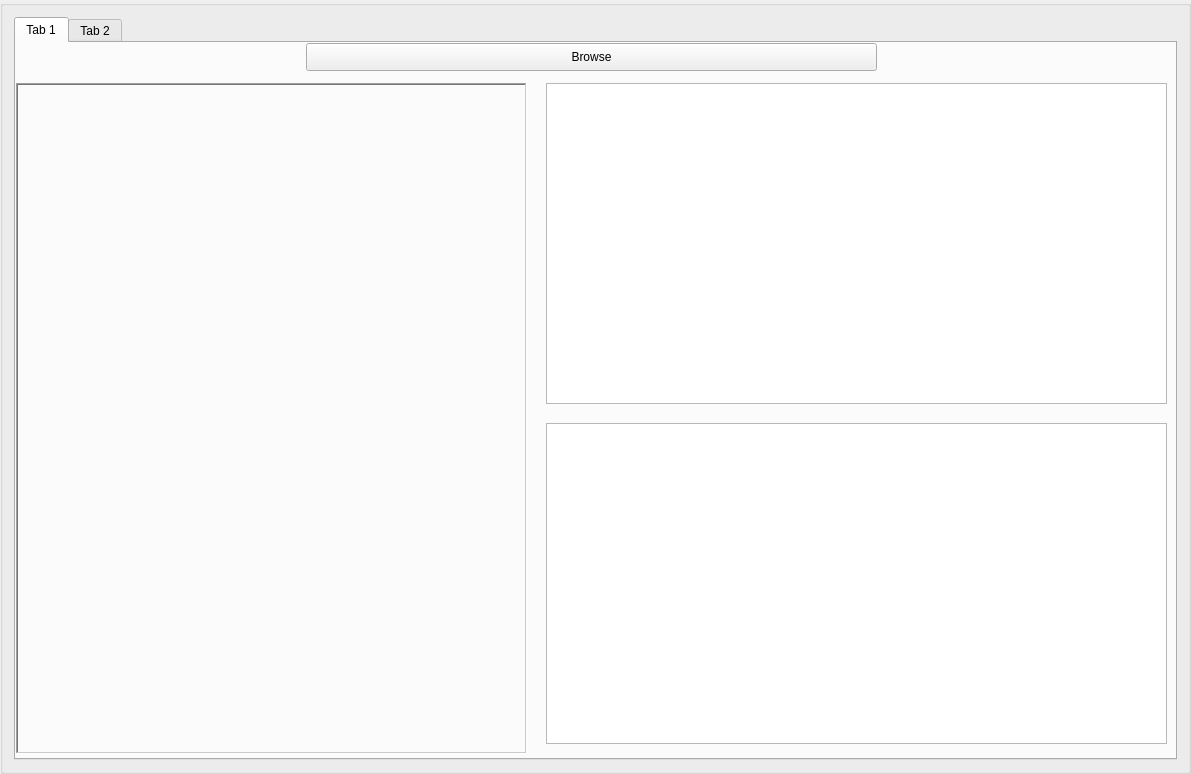
<?xml version="1.0" encoding="UTF-8"?>
<ui version="4.0">
 <class>GroupBox</class>
 <widget class="QGroupBox" name="GroupBox">
  <property name="geometry">
   <rect>
    <x>0</x>
    <y>0</y>
    <width>1191</width>
    <height>774</height>
   </rect>
  </property>
  <property name="windowTitle">
   <string>GroupBox</string>
  </property>
  <layout class="QHBoxLayout" name="horizontalLayout">
   <item>
    <widget class="QTabWidget" name="tabWidget">
     <property name="currentIndex">
      <number>0</number>
     </property>
     <widget class="QWidget" name="tab">
      <attribute name="title">
       <string>Tab 1</string>
      </attribute>
      <widget class="QPushButton" name="pushButtonBrowse">
       <property name="geometry">
        <rect>
         <x>290</x>
         <y>0</y>
         <width>571</width>
         <height>28</height>
        </rect>
       </property>
       <property name="styleSheet">
        <string notr="true">font: 12pt &quot;MS Shell Dlg 2&quot;;</string>
       </property>
       <property name="text">
        <string>Browse</string>
       </property>
      </widget>
      <widget class="QLabel" name="labelOriginalImage">
       <property name="geometry">
        <rect>
         <x>0</x>
         <y>40</y>
         <width>511</width>
         <height>671</height>
        </rect>
       </property>
       <property name="frameShape">
        <enum>QFrame::WinPanel</enum>
       </property>
       <property name="frameShadow">
        <enum>QFrame::Sunken</enum>
       </property>
       <property name="text">
        <string/>
       </property>
       <property name="scaledContents">
        <bool>true</bool>
       </property>
      </widget>
      <widget class="MplWidget" name="graphicsView_3">
       <property name="geometry">
        <rect>
         <x>530</x>
         <y>40</y>
         <width>621</width>
         <height>321</height>
        </rect>
       </property>
      </widget>
      <widget class="MplWidget" name="graphicsView_4">
       <property name="geometry">
        <rect>
         <x>530</x>
         <y>380</y>
         <width>621</width>
         <height>321</height>
        </rect>
       </property>
      </widget>
     </widget>
     <widget class="QWidget" name="tab_2">
      <attribute name="title">
       <string>Tab 2</string>
      </attribute>
      <widget class="MplWidget" name="graphicsView">
       <property name="geometry">
        <rect>
         <x>10</x>
         <y>10</y>
         <width>491</width>
         <height>481</height>
        </rect>
       </property>
      </widget>
      <widget class="MplWidget" name="graphicsView_2">
       <property name="geometry">
        <rect>
         <x>590</x>
         <y>10</y>
         <width>491</width>
         <height>481</height>
        </rect>
       </property>
      </widget>
     </widget>
    </widget>
   </item>
  </layout>
 </widget>
 <customwidgets>
  <customwidget>
   <class>MplWidget</class>
   <extends>QGraphicsView</extends>
   <header>mplwidget.h</header>
  </customwidget>
 </customwidgets>
 <resources/>
 <connections/>
</ui>
